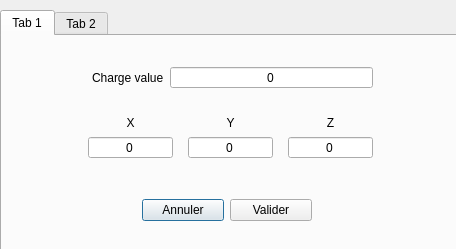
<?xml version="1.0" encoding="UTF-8"?>
<ui version="4.0">
 <class>DialogElectroStat</class>
 <widget class="QDialog" name="DialogElectroStat">
  <property name="geometry">
   <rect>
    <x>0</x>
    <y>0</y>
    <width>456</width>
    <height>249</height>
   </rect>
  </property>
  <property name="windowTitle">
   <string>DialogElectroStat</string>
  </property>
  <widget class="QTabWidget" name="tabWidget">
   <property name="geometry">
    <rect>
     <x>0</x>
     <y>10</y>
     <width>461</width>
     <height>241</height>
    </rect>
   </property>
   <property name="tabPosition">
    <enum>QTabWidget::TabPosition::North</enum>
   </property>
   <property name="tabShape">
    <enum>QTabWidget::TabShape::Rounded</enum>
   </property>
   <property name="currentIndex">
    <number>0</number>
   </property>
   <property name="usesScrollButtons">
    <bool>true</bool>
   </property>
   <property name="documentMode">
    <bool>false</bool>
   </property>
   <property name="tabsClosable">
    <bool>false</bool>
   </property>
   <property name="movable">
    <bool>false</bool>
   </property>
   <property name="tabBarAutoHide">
    <bool>true</bool>
   </property>
   <widget class="QWidget" name="tab">
    <attribute name="title">
     <string>Tab 1</string>
    </attribute>
    <widget class="QWidget" name="formLayoutWidget_3">
     <property name="geometry">
      <rect>
       <x>80</x>
       <y>80</y>
       <width>91</width>
       <height>56</height>
      </rect>
     </property>
     <layout class="QFormLayout" name="formLayout_3">
      <item row="0" column="1">
       <widget class="QLabel" name="xLabel_X">
        <property name="text">
         <string>X</string>
        </property>
        <property name="alignment">
         <set>Qt::AlignmentFlag::AlignCenter</set>
        </property>
       </widget>
      </item>
      <item row="1" column="1">
       <widget class="QSpinBox" name="xSpinBox_X">
        <property name="alignment">
         <set>Qt::AlignmentFlag::AlignCenter</set>
        </property>
        <property name="buttonSymbols">
         <enum>QAbstractSpinBox::ButtonSymbols::NoButtons</enum>
        </property>
        <property name="correctionMode">
         <enum>QAbstractSpinBox::CorrectionMode::CorrectToNearestValue</enum>
        </property>
       </widget>
      </item>
     </layout>
    </widget>
    <widget class="QWidget" name="formLayoutWidget_4">
     <property name="geometry">
      <rect>
       <x>180</x>
       <y>80</y>
       <width>91</width>
       <height>56</height>
      </rect>
     </property>
     <layout class="QFormLayout" name="formLayout_4">
      <item row="0" column="1">
       <widget class="QLabel" name="xLabel_Y">
        <property name="text">
         <string>Y</string>
        </property>
        <property name="alignment">
         <set>Qt::AlignmentFlag::AlignCenter</set>
        </property>
       </widget>
      </item>
      <item row="1" column="1">
       <widget class="QSpinBox" name="xSpinBox_Y">
        <property name="alignment">
         <set>Qt::AlignmentFlag::AlignCenter</set>
        </property>
        <property name="buttonSymbols">
         <enum>QAbstractSpinBox::ButtonSymbols::NoButtons</enum>
        </property>
        <property name="correctionMode">
         <enum>QAbstractSpinBox::CorrectionMode::CorrectToNearestValue</enum>
        </property>
       </widget>
      </item>
     </layout>
    </widget>
    <widget class="QWidget" name="formLayoutWidget_5">
     <property name="geometry">
      <rect>
       <x>280</x>
       <y>80</y>
       <width>91</width>
       <height>56</height>
      </rect>
     </property>
     <layout class="QFormLayout" name="formLayout_6">
      <item row="0" column="1">
       <widget class="QLabel" name="xLabel_Z">
        <property name="text">
         <string>Z</string>
        </property>
        <property name="alignment">
         <set>Qt::AlignmentFlag::AlignCenter</set>
        </property>
       </widget>
      </item>
      <item row="1" column="1">
       <widget class="QSpinBox" name="xSpinBox_Z">
        <property name="alignment">
         <set>Qt::AlignmentFlag::AlignCenter</set>
        </property>
        <property name="buttonSymbols">
         <enum>QAbstractSpinBox::ButtonSymbols::NoButtons</enum>
        </property>
        <property name="correctionMode">
         <enum>QAbstractSpinBox::CorrectionMode::CorrectToNearestValue</enum>
        </property>
       </widget>
      </item>
     </layout>
    </widget>
    <widget class="QWidget" name="formLayoutWidget">
     <property name="geometry">
      <rect>
       <x>90</x>
       <y>30</y>
       <width>281</width>
       <height>31</height>
      </rect>
     </property>
     <layout class="QFormLayout" name="formLayout">
      <item row="0" column="0">
       <widget class="QLabel" name="chargeValueLabel">
        <property name="text">
         <string>Charge value</string>
        </property>
       </widget>
      </item>
      <item row="0" column="1">
       <widget class="QSpinBox" name="chargeValueSpinBox">
        <property name="alignment">
         <set>Qt::AlignmentFlag::AlignCenter</set>
        </property>
        <property name="buttonSymbols">
         <enum>QAbstractSpinBox::ButtonSymbols::NoButtons</enum>
        </property>
       </widget>
      </item>
     </layout>
    </widget>
    <widget class="QWidget" name="layoutWidget">
     <property name="geometry">
      <rect>
       <x>140</x>
       <y>160</y>
       <width>170</width>
       <height>28</height>
      </rect>
     </property>
     <layout class="QHBoxLayout" name="horizontalLayout">
      <item>
       <widget class="QPushButton" name="pushButton_2">
        <property name="text">
         <string>Annuler</string>
        </property>
       </widget>
      </item>
      <item>
       <widget class="QPushButton" name="pushButton">
        <property name="text">
         <string>Valider</string>
        </property>
       </widget>
      </item>
     </layout>
    </widget>
   </widget>
   <widget class="QWidget" name="tab_2">
    <attribute name="title">
     <string>Tab 2</string>
    </attribute>
   </widget>
  </widget>
 </widget>
 <resources/>
 <connections/>
</ui>
